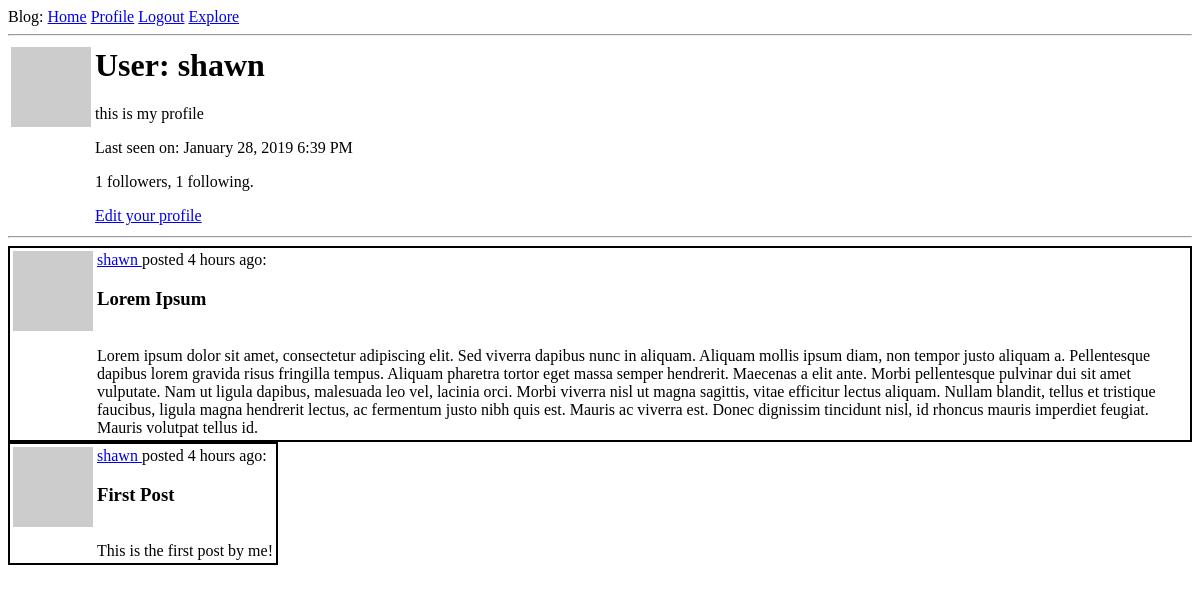
The app's page /user/shawn (signed in), older data.
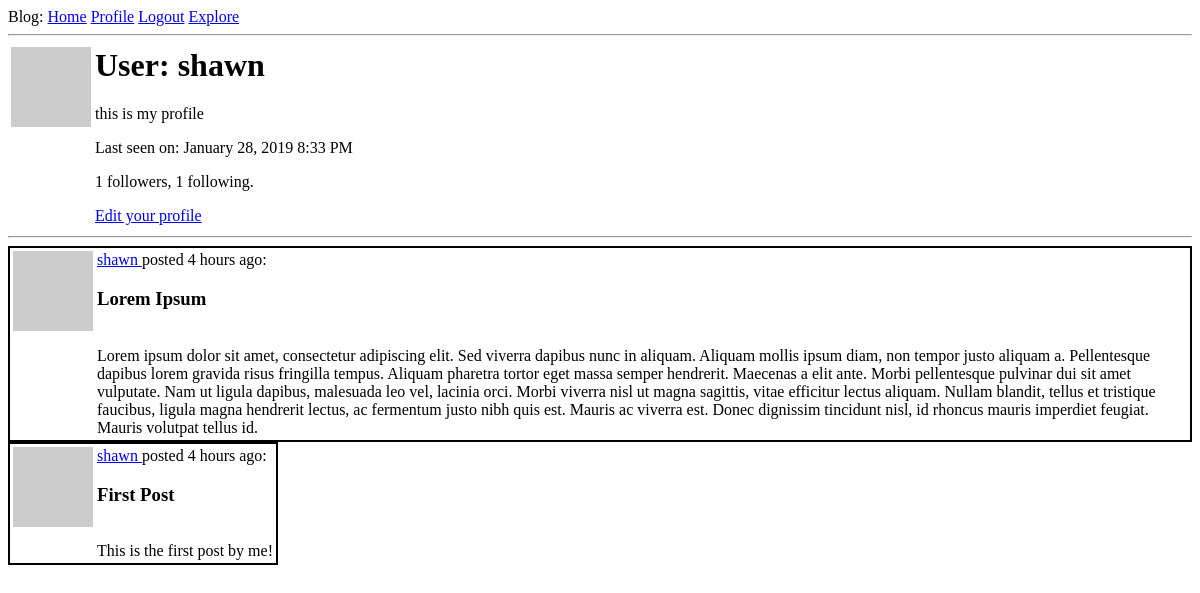
The same page, newer data.
### app/models.py (models this page shows, shortened)
class User(UserMixin, db.Model):
    id = db.Column(db.Integer, primary_key=True)
    username = db.Column(db.String(64), index=True, unique=True)
    email = db.Column(db.String(120), index=True, unique=True)
    password_hash = db.Column(db.String(128))
    posts = db.relationship('Post', backref='author', lazy='dynamic')
    about_me = db.Column(db.String(140))
    last_seen = db.Column(db.DateTime, default=datetime.utcnow)
    followed = db.relationship(
        'User', secondary=followers,
        primaryjoin=(followers.c.follower_id == id),
        secondaryjoin=(followers.c.followed_id == id),
        backref=db.backref('followers', lazy='dynamic'), lazy='dynamic'
    )
    def avatar(self, size):
        digest = md5(self.email.lower().encode('utf-8')).hexdigest()
        return 'https://www.gravatar.com/avatar/{}?d=identicon&s={}'.format(
            digest, size)

class Post(db.Model):
    id = db.Column(db.Integer, primary_key=True)
    title = db.Column(db.String(140))
    body = db.Column(db.String(1000))
    timestamp = db.Column(db.DateTime, index=True, default=datetime.utcnow)
    user_id = db.Column(db.Integer, db.ForeignKey('user.id'))

### app/routes.py (the view)
@app.route('/user/<username>')
@login_required
def user(username):
    user = User.query.filter_by(username=username).first_or_404()
    page = request.args.get('page', 1, type=int)
    posts = user.posts.order_by(Post.timestamp.desc()).paginate(page, app.config['POSTS_PER_PAGE'], False)
    next_url = url_for('user', username=user.username, page=posts.next_num) if posts.has_next else None
    prev_url = url_for('user', username=user.username, page=posts.prev_num) if posts.has_prev else None
    return render_template('user.html', user=user, posts=posts.items, next_url=next_url, prev_url=prev_url)

### app/models.py (called while the page is built)
@login.user_loader
def load_user(id):
    return User.query.get(int(id))

### app/routes.py (called while the page is built)
@app.before_request
def before_request():
    if current_user.is_authenticated:
        current_user.last_seen = datetime.utcnow()
        db.session.commit()

### app/templates/user.html (shortened to what this page needs)
{% extends "base.html" %}
{% block content %}
  <table>
    <tr valign="top">
      <td><img src="{{ user.avatar(128) }}"></td>
      <td>
        <h1>User: {{ user.username }}</h1>
        {% if user.about_me %}
        <p>{{ user.about_me }}</p>
        {% endif %}
        {% if user.last_seen %}
        <p>Last seen on: {{ moment(user.last_seen).format('LLL') }}</p>
        {% endif %}
        <p>{{ user.followers.count() }} followers, {{ user.followed.count() }} following.</p>
        {% if user == current_user %}
        <p><a href="{{ url_for('edit_profile') }}">Edit your profile</a></p>
        {% elif not current_user.is_following(user) %}
        <p><a href="{{ url_for('follow', username=user.username) }}">Follow</a></p>
        {% else %}
        <p><a href="{{ url_for('unfollow', username=user.username) }}">Unfollow</a></p>
        {% endif %}
      </td>
    </tr>
  </table>
  <hr>
  {% for post in posts %}
    {% include '_post.html' %}
  {% endfor %}
{% endblock %}

### app/templates/base.html (shortened to what this page needs)
<html>
  <head>
  </head>
  <body>
    <div>
      Blog:
      <a href="{{ url_for('index') }}">Home</a>
      {% if current_user.is_anonymous %}
      <a href="{{ url_for('login') }}">Login</a>
      {% else %}
      <a href="{{ url_for('user', username=current_user.username) }}">Profile</a>
      <a href="{{ url_for('logout') }}">Logout</a>
      {% endif %}
      <a href="{{ url_for('explore') }}">Explore</a>
    </div>
    <hr>
    {% block content %}{% endblock %}
  </body>
</html>

### app/templates/_post.html
<table style="border: 2px solid black;">
  <tr valign="top">
    <td><img src="{{ post.author.avatar(36) }}"></td>
    <td>
      <a href="{{ url_for('user', username=post.author.username) }}">
        {{ post.author.username }}
      </a>
      posted {{ moment(post.timestamp).fromNow() }}: <h3>{{ post.title }}</h3><br>{{ post.body }}
    </td>
  </tr>
</table>

Row changes from the older to the newer data that the page shows:
changed User "shawn": last_seen "January 28, 2019 6:39 PM" → "January 28, 2019 8:33 PM"
